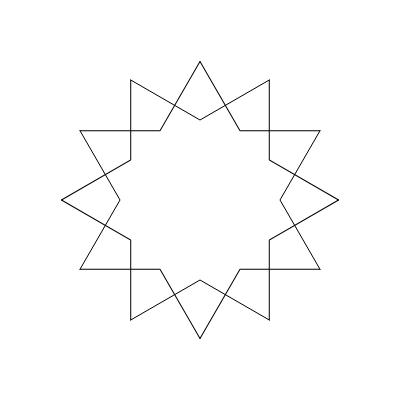
Frame 1 (no input)
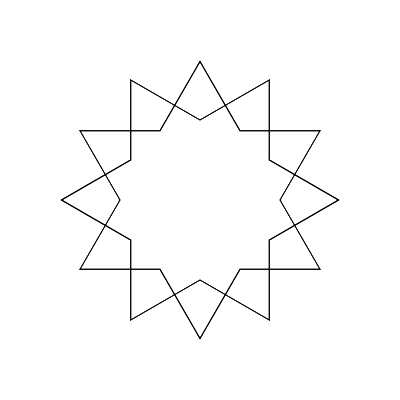
Frame 2 (the mouse pressed at the canvas centre, redrawn once)

The p5.js sketch that drew these frames (run headless with seeded random() and noise() and a simulated clock; the mouse was pressed at the canvas centre and the sketch redrawn once):

// p5.js sketch
// ── sketch.js
/*
Code written by Selcuk ARTUT 2022
Geometric Patterns with Creative Coding 
All rights reserved
*/

//scale factor
let a = 80;

function setup() {
    createCanvas(400, 400);
    angleMode(DEGREES);
    noFill();
    noLoop();
}

function draw() {
    let x0, y0, x1, y1;
    x0 = 0;
    y0 = 0;
    x1 = a * cos(30);
    y1 = a * sin(30);

    push();
        translate(width * 0.5, height * 0.5);
        for (let i = 0; i < 12; i++) {
            push();
                rotate(i * 30);
                translate(0, -a);
                beginShape();
                vertex(x1, -y1);
                vertex(x0, y0);
                vertex(-x1, -y1);
                endShape();
            pop();
        }
    pop();
}
